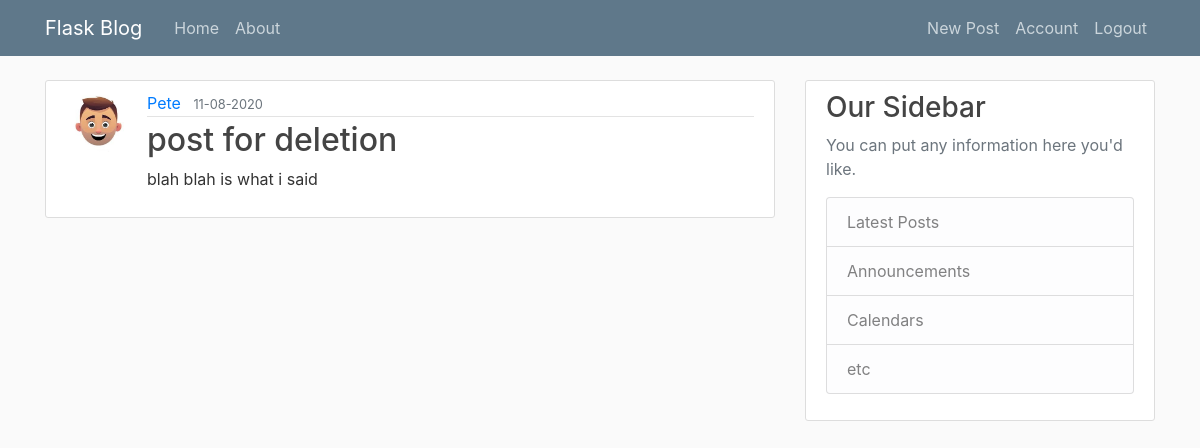
Page /post/3 (signed in) on the earlier database version.
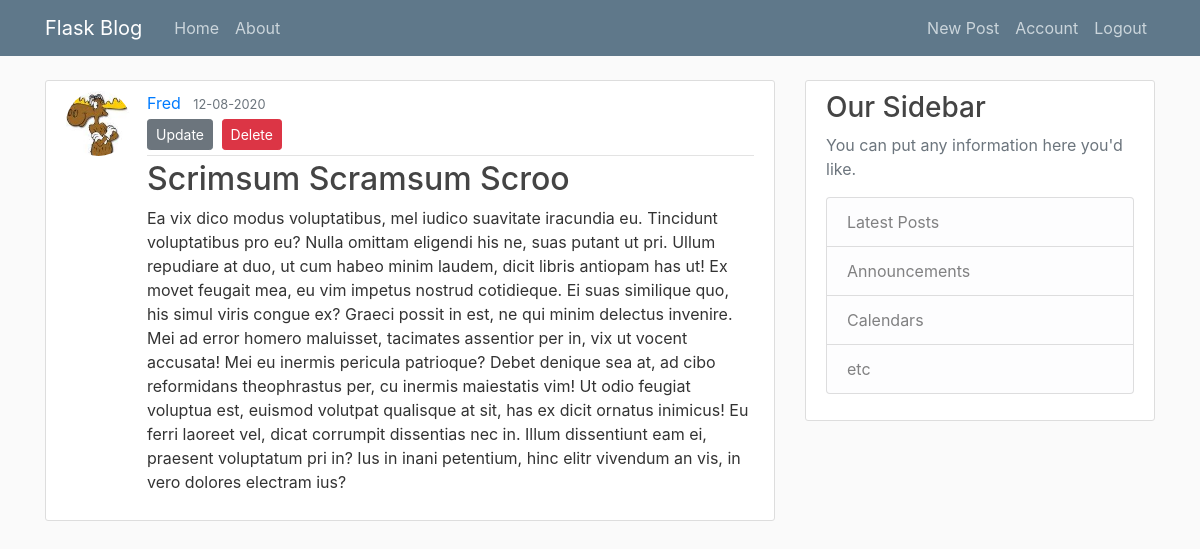
Same page on the later database version.
### flaskblog/models.py (models this page shows, shortened)
class User(db.Model, UserMixin):
    id = db.Column(db.Integer, primary_key=True)
    username = db.Column(db.String(20), unique=True, nullable=False)
    email = db.Column(db.String(120), unique=True, nullable=False)
    image_file = db.Column(db.String(20), nullable=False,
                           default='default.jpg')
    password = db.Column(db.String(60), nullable=False)
    posts = db.relationship('Post', backref='author', lazy=True)

class Post(db.Model):
    id = db.Column(db.Integer, primary_key=True)
    title = db.Column(db.String(100), nullable=False)
    date_posted = db.Column(db.DateTime, nullable=False,
                            default=datetime.utcnow)
    content = db.Column(db.Text, nullable=False)
    user_id = db.Column(db.Integer, db.ForeignKey('user.id'), nullable=False)

### flaskblog/routes.py (the view)
@app.route('/post/<int:post_id>')
def post(post_id):
    post = Post.query.get_or_404(post_id)
    return render_template('post.html', title=post.title, post=post)

### flaskblog/models.py (called while the page is built)
@login_manager.user_loader
def load_user(user_id):
    return User.query.get(int(user_id))

### flaskblog/templates/post.html (shortened to what this page needs)
{% extends "layout.html" %}
{% block content %}
    <article class="media content-section">
        <img class="rounded-circle article-img" src="{{ url_for('static', filename='profile_pics/' + post.author.image_file) }}" alt="">
        <div class="media-body">
            <div class="article-metadata">
            <a class="mr-2" href="#">{{ post.author.username }}</a>
            <small class="text-muted">{{ post.date_posted.strftime('%d-%m-%Y') }}</small>
                {% if post.author == current_user %}
                    <div>
                        <a class="btn btn-secondary btn-sm my-1" href="{{ url_for('update_post', post_id=post.id) }}">Update</a>
                        <button type="button" class="btn btn-danger btn-sm m-1" data-toggle="modal" data-target="#deleteModal">Delete</button>
                    </div>
                {% endif %}
            </div>
            <h2 class="article-title">{{ post.title }}</h2>
            <p class="article-content">{{ post.content }}</p>
        </div>
    </article>
{% endblock content %}

Differences in the rows shown:
no longer on this page (row unchanged): User: image_file (placeholder picture), author.username "Pete"
now on this page (row unchanged): User: image_file (picture), author.username "Fred"
changed Post: date_posted "11-08-2020" → "12-08-2020"; title "post for deletion" → "Scrimsum Scramsum Scroo"; content "blah blah is what i said" → "Ea vix dico modus voluptatibus, mel iudico suavitate iracundia eu. Tincidunt voluptatibus pro eu? Nulla omittam eligendi his ne, suas putant ut pri. Ullum repudiare at duo, ut cum habeo minim laudem, dicit libris antiopam has ut! Ex movet feugait mea, eu vim impetus nostrud cotidieque. Ei suas similique quo, his simul viris congue ex? Graeci possit in est, ne qui minim delectus invenire. Mei ad error homero maluisset, tacimates assentior per in, vix ut vocent accusata! Mei eu inermis pericula patrioque? Debet denique sea at, ad cibo reformidans theophrastus per, cu inermis maiestatis vim! Ut odio feugiat voluptua est, euismod volutpat qualisque at sit, has ex dicit ornatus inimicus! Eu…"
Other differences:
text now shown: "Update Delete"
